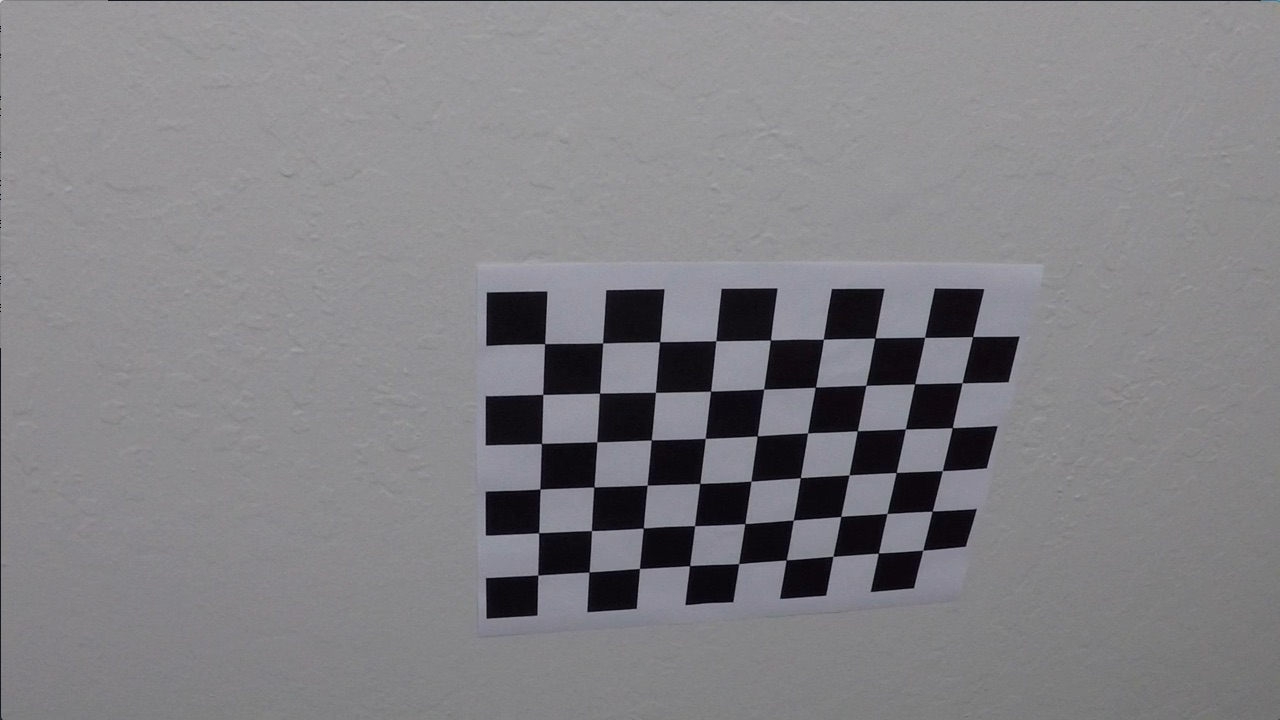
#> input picture camera_cal/calibration10.jpg, 1280 x 720 px; its folder holds only this picture in this run
$ jupyter execute --allow-errors mycode.ipynb   (shell and % lines are left out)   (Python 2 division)   (older library calls are emulated)
#> lines starting #> are read from the running program, lines starting #| are printed output that depends on the picture; after the words box and inside, x2 and y2 are one past the last pixel; in counts of white or black regions, pixels touching at a corner belong together
Camera calibration

[cell 1]
import os
import numpy as np
import cv2
import glob
import matplotlib
import matplotlib.pyplot as plt
import pickle

[cell 2]
corners_found_dir='output_images/couners_found/'

nx = 9
ny = 6

# prepare object points, like (0,0,0), (1,0,0), (2,0,0) ....,(6,5,0)
objp = np.zeros((ny*nx,3), np.float32)
objp[:,:2] = np.mgrid[0:nx, 0:ny].T.reshape(-1,2)

# Arrays to store object points and image points from all the images.
objpoints = [] # 3d points in real world space
imgpoints = [] # 2d points in image plane.

# Make a list of calibration images
images = glob.glob('camera_cal/calibration*.jpg')

# Step through the list and search for chessboard corners
for idx, fname in enumerate(images):
    img = cv2.imread(fname)
#> img is the input picture: shape (720, 1280, 3); mean B, G, R 133.1, 129.4, 130.2
    gray = cv2.cvtColor(img, cv2.COLOR_BGR2GRAY)

    # Find the chessboard corners
    ret, corners = cv2.findChessboardCorners(gray, (nx, ny), None)
#> ret = True; corners = 54 rows, first 8: [545.3, 343.1], [602.7, 342.8], [660.1, 341.3], [715.8, 340.7], [770.6, 340], [823.5, 339.2], [874.3, 338.5], [925.1, 337.4]

    # If found, add object points, image points
    if ret == True:

        objpoints.append(objp)
        imgpoints.append(corners)

        # Draw and display the corners
        image_name = os.path.split(fname)[1]
        cv2.drawChessboardCorners(img, (nx ,ny), corners, ret)
#> img: shape (720, 1280, 3); 1.91% of pixels changed, all inside (x1, y1, x2, y2) = (532, 331, 980, 582)
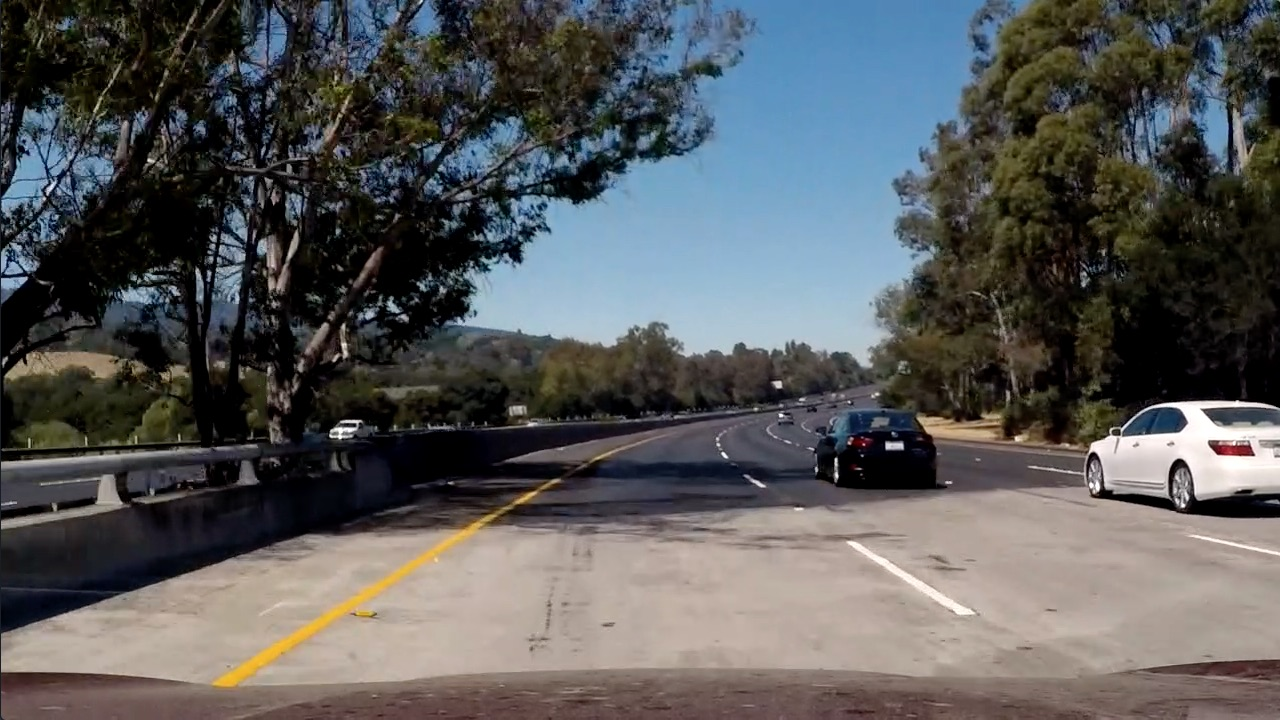
#> input picture test_images/test5.jpg, 1280 x 720 px
#> further down, image is the input picture: shape (720, 1280, 3); mean R, G, B 88.5, 89.3, 89.8
#> (reads camera_dist_pickle.p from the repository)
        write_name = corners_found_dir + image_name
        cv2.imwrite(write_name, img)
        print("Success to find corners:", write_name)

cv2.destroyAllWindows()

[cell 3]
# Save camera distortion
img = cv2.imread('camera_cal/calibration1.jpg')
#> (the rest of this cell did not finish here and is left out)

[cell 4]
def undistort(img, mtx, dist):
    undist_image = cv2.undistort(img, mtx, dist, None, mtx)
    return undist_image

def filter_color_and_gradient(img, s_thresh=(120, 255), sx_thresh=(20, 255), l_thresh=(40,255)):
#> called with s_thresh = (120, 255), sx_thresh = (20, 255), l_thresh = (40, 255)
    img0 = np.copy(img)
    # Convert to HSV color space and separate the V channel
    hsv = cv2.cvtColor(img0, cv2.COLOR_RGB2HLS).astype(np.float)
    l_channel = hsv[:,:,1]
    s_channel = hsv[:,:,2]
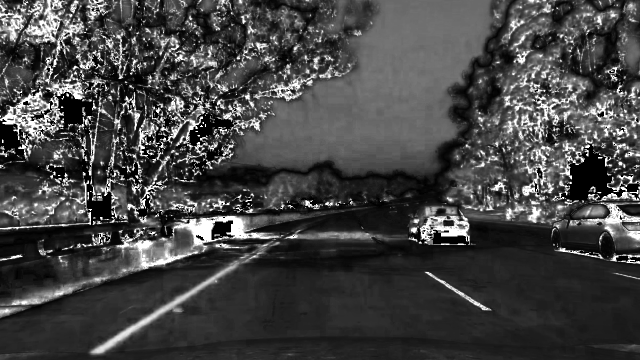
#> s_channel: shape (720, 1280) float64 (shown at 1/2 size); min 0, max 255, mean 68
    # Sobel x
    sobelx = cv2.Sobel(l_channel, cv2.CV_64F, 1, 0) # Take the derivative in x
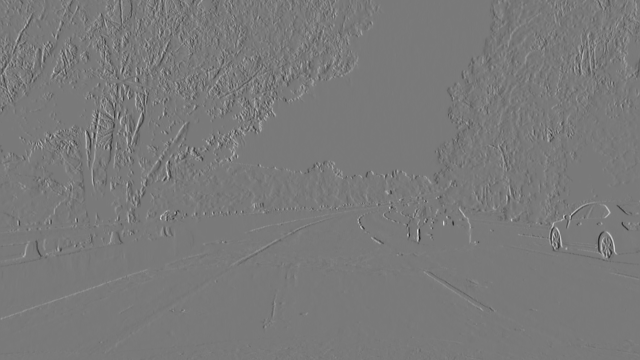
#> sobelx: shape (720, 1280) float64 (shown at 1/2 size); min -784, max 856, mean 0.2; drawn with min black and max white
    abs_sobelx = np.absolute(sobelx) # Absolute x derivative to accentuate lines away from horizontal
    scaled_sobel = np.uint8(255*abs_sobelx/np.max(abs_sobelx))

    # Threshold x gradient
    sxbinary = np.zeros_like(scaled_sobel)
    sxbinary[(scaled_sobel >= sx_thresh[0]) & (scaled_sobel <= sx_thresh[1])] = 1

    # Threshold saturation
    s_binary = np.zeros_like(s_channel)
    s_binary[(s_channel >= s_thresh[0]) & (s_channel <= s_thresh[1])] = 1

    # Threshold lightness
    l_binary = np.zeros_like(l_channel)
    l_binary[(l_channel >= l_thresh[0]) & (l_channel <= l_thresh[1])] = 1

    color_binary = np.dstack(( np.zeros_like(sxbinary) , sxbinary, s_binary))

    binary = np.zeros_like(sxbinary)
    binary[   (s_binary == 1) | (sxbinary==1)] = 1
    #binary = 255*np.dstack((binary,binary,binary)).astype('uint8')

    s_binary0 = np.dstack(( np.zeros_like(sxbinary) , np.zeros_like(sxbinary), s_binary))
    sxbinary0 = np.dstack(( np.zeros_like(sxbinary) , sxbinary, np.zeros_like(s_binary)))
    #s_binary[s_binary == 1] = 1
    #s_binary = 255*np.dstack((s_binary,s_binary,s_binary)).astype('uint8')

    #sxbinary[l_binary == 1] = 1
    #sxbinary = 255*np.dstack((sxbinary,sxbinary,sxbinary)).astype('uint8')

    return sxbinary0, s_binary0, color_binary, binary

test_images = glob.glob('test_images/test5.jpg')

#> (the rest of this cell did not finish here and is left out)

[cell 5]
# Check undistorted images
with open('camera_dist_pickle.p', mode='rb') as f:
    dist_pickle = pickle.load(f)
    mtx = dist_pickle["mtx"]
    dist = dist_pickle["dist"]

undistorted_dir='output_images/undistorted/'

images = glob.glob('camera_cal/calibration*.jpg')
for idx, fname in enumerate(images):
    img = cv2.imread(fname)
    dst = cv2.undistort(img, mtx, dist, None, mtx)
    image_name=os.path.split(fname)[1]
    write_name = undistorted_dir+image_name
    cv2.imwrite(write_name,dst)
    print("Save undistorted image:", write_name)
cv2.destroyAllWindows()

test_images = glob.glob('test_images/*.jpg')

for idx, fname in enumerate(test_images):
    img = cv2.imread(fname)
    dst = undistort(img, mtx, dist)
    image_name=os.path.split(fname)[1]
    write_name = undistorted_dir+image_name
    cv2.imwrite(write_name,dst)
    print("Save undistorted image:", write_name)
cv2.destroyAllWindows()

[cell 6]
def PerspectiveTransformBirdView(img,tobird=True):
    corners = np.float32([[190,720],[589,457],[698,457],[1145,720]])
    new_top_left=np.array([corners[0,0],0])
    new_top_right=np.array([corners[3,0],0])
    offset=[150,0]

    img_size = (img.shape[1], img.shape[0])
    src = np.float32([corners[0],corners[1],corners[2],corners[3]])
    dst = np.float32([corners[0]+offset,new_top_left+offset,new_top_right-offset ,corners[3]-offset])
    if tobird:
        M = cv2.getPerspectiveTransform(src, dst)
    else:
        M = cv2.getPerspectiveTransform(dst,src)
    warped = cv2.warpPerspective(img, M, img_size , flags=cv2.INTER_LINEAR)
    return warped, M, src, dst

def region_of_interest(img):
    """
    Applies an image mask.

    Only keeps the region of the image defined by the polygon
    formed from `vertices`. The rest of the image is set to black.
    """
    shape = img.shape
    vertices = np.array([[(0,0),(shape[1],0),(shape[1],0),(6*shape[1]/7,shape[0]),
                      (shape[1]/7,shape[0]), (0,0)]],dtype=np.int32)

    mask = np.zeros_like(img)

    #defining a 3 channel or 1 channel color to fill the mask with depending on the input image
    if len(img.shape) > 2:
        channel_count = img.shape[2]  # i.e. 3 or 4 depending on your image
        ignore_mask_color = (255,) * channel_count
    else:
        ignore_mask_color = 255

    #filling pixels inside the polygon defined by "vertices" with the fill color
    cv2.fillPoly(mask, vertices, ignore_mask_color)

    #returning the image only where mask pixels are nonzero
    masked_image = cv2.bitwise_and(img, mask)
    return masked_image

[cell 7]
# [58 lines left out: functions get_sliding_window, get_masked_lane_image, not called in this run]

[cell 8]
def find_lines(binary_warped):

    # Identify the x and y positions of all nonzero pixels in the image
    nonzero = binary_warped.nonzero()
    nonzeroy = np.array(nonzero[0])
    nonzerox = np.array(nonzero[1])

    # Create empty lists to receive left and right lane pixel indices
    left_lane_inds = []
    right_lane_inds = []

    # Assuming you have created a warped binary image called "binary_warped"
    # Take a histogram of the bottom half of the image
    histogram = np.sum(binary_warped[binary_warped.shape[0]/2:,:], axis=0)

    # Create an output image to draw on and  visualize the result
    out_img = np.dstack((binary_warped, binary_warped, binary_warped))*255
    # Find the peak of the left and right halves of the histogram
    # These will be the starting point for the left and right lines
    midpoint = np.int(histogram.shape[0]/2)
    leftx_base = np.argmax(histogram[:midpoint])
    rightx_base = np.argmax(histogram[midpoint:]) + midpoint

    # Choose the number of sliding windows
    nwindows = 9
    # Set height of windows
    window_height = np.int(binary_warped.shape[0]/nwindows)
    # Current positions to be updated for each window
    leftx_current = leftx_base
    rightx_current = rightx_base
    # Set the width of the windows +/- margin
    margin = 120
    # Set minimum number of pixels found to recenter window
    minpix = 50


    # Step through the windows one by one
    for window in range(nwindows):
        # Identify window boundaries in x and y (and right and left)
        win_y_low = binary_warped.shape[0] - (window+1)*window_height
        win_y_high = binary_warped.shape[0] - window*window_height
        win_xleft_low = leftx_current - margin
        win_xleft_high = leftx_current + margin
        win_xright_low = rightx_current - margin
        win_xright_high = rightx_current + margin
        # Draw the windows on the visualization image
        cv2.rectangle(out_img,(win_xleft_low,win_y_low),(win_xleft_high,win_y_high),(0,255,0), 3)
        cv2.rectangle(out_img,(win_xright_low,win_y_low),(win_xright_high,win_y_high),(0,255,0), 3)
        # Identify the nonzero pixels in x and y within the window
        good_left_inds = ((nonzeroy >= win_y_low) & (nonzeroy < win_y_high) & (nonzerox >= win_xleft_low) & (nonzerox < win_xleft_high)).nonzero()[0]
        good_right_inds = ((nonzeroy >= win_y_low) & (nonzeroy < win_y_high) & (nonzerox >= win_xright_low) & (nonzerox < win_xright_high)).nonzero()[0]
        # Append these indices to the lists

        left_lane_inds.append(good_left_inds)
        right_lane_inds.append(good_right_inds)
        # If you found > minpix pixels, recenter next window on their mean position
        if len(good_left_inds) > minpix:
            leftx_current = np.int(np.mean(nonzerox[good_left_inds]))
        if len(good_right_inds) > minpix:
            rightx_current = np.int(np.mean(nonzerox[good_right_inds]))

    # Concatenate the arrays of indices
    left_lane_inds = np.concatenate(left_lane_inds)
    right_lane_inds = np.concatenate(right_lane_inds)

    # Extract left and right line pixel positions
    leftx = nonzerox[left_lane_inds]
    lefty = nonzeroy[left_lane_inds]
    rightx = nonzerox[right_lane_inds]
    righty = nonzeroy[right_lane_inds]

    out_img[nonzeroy[left_lane_inds], nonzerox[left_lane_inds]] = [255, 0, 0]
    out_img[nonzeroy[right_lane_inds], nonzerox[right_lane_inds]] = [0, 0, 255]

    return leftx, lefty, rightx, righty, out_img, histogram

[cell 9]
def Measuring_curvature(leftx, lefty):
    # Define conversions in x and y from pixels space to meters
    ym_per_pix = 35.0/720 # meters per pixel in y dimension
    xm_per_pix = 3.7/700 # meters per pixel in x dimension

    lefty = lefty * ym_per_pix
    leftx = leftx * xm_per_pix

    y_eval = np.max(lefty)
    # Fit new polynomials to x,y in world space
    left_fit_cr = np.polyfit(lefty, leftx, 2)
    # Calculate the new radii of curvature
    left_curverad = ((1 + (2*left_fit_cr[0]*y_eval + left_fit_cr[1])**2)**1.5) / np.absolute(2*left_fit_cr[0])
    # Now our radius of curvature is in meters

    # Calculate the line base position
    line_base_pos = left_fit_cr[0]*y_eval**2 + left_fit_cr[1]*y_eval + left_fit_cr[2]
    center_pos = 670 * xm_per_pix
    line_base_pos1 = line_base_pos - center_pos


    print(left_curverad, 'm')
    print(line_base_pos1, 'off centre')
    return left_curverad, line_base_pos1

[cell 10]
from collections import deque

# Define a class to receive the characteristics of each line detection
class Line:
    # [33 lines left out: function __init__, not called in this run]

    def get_fit_lines(self):
            return self.current_fit_xvals, self.fit_yvals

    def get_detect_lines(self):
            return self.allx, self.ally

    # [5 lines left out: function get_last_x_pos, not called in this run]

    def get_best_fit_lines(self):
            return self.best_xvals, self.fit_yvals

    def get_driving_info(self):
            return self.radius_of_curvature, self.line_base_pos

    # [66 lines left out: functions sanity_checks_of_lines, update, not called in this run]

[cell 11]
# Define a class to receive the characteristics of each line detection
class Line0():
    # [21 lines left out: function __init__, not called in this run]

[cell 12]
def project_lane_lines(img,left_fitx,right_fitx,yvals):

    # Create an image to draw the lines on
    color_warp = np.zeros_like(img).astype(np.uint8)

    # Recast the x and y points into usable format for cv2.fillPoly()
    pts_left = np.array([np.transpose(np.vstack([left_fitx, yvals]))])
    pts_right = np.array([np.flipud(np.transpose(np.vstack([right_fitx, yvals])))])
    pts = np.hstack((pts_left, pts_right))

    # Draw the lane onto the warped blank image
    cv2.fillPoly(color_warp, np.int_([pts]), (0,255, 0))
    unwarp,Minv,_,_ = PerspectiveTransformBirdView(img,tobird=False)

    # Warp the blank back to original image space using inverse perspective matrix (Minv)
    newwarp = cv2.warpPerspective(color_warp, Minv, (img.shape[1], img.shape[0]))

    # Combine the result with the original image
    undist = undistort(img, mtx, dist)
    result = cv2.addWeighted(undist, 1, newwarp, 0.3, 0)
    return result

[cell 13]
def save_image(img,path,note):
    image_name = os.path.split(fname)[1]
    write_name = path+'/'+image_name.split('.')[0]+note+'.jpg'
    print(write_name)
    cv2.imwrite(write_name,img)

[cell 14]
def process_image(img):
    global left
    global right
    undist = undistort(img, mtx, dist)
    sxbinary, s_binary, color_binary, binary = filter_color_and_gradient(undist)
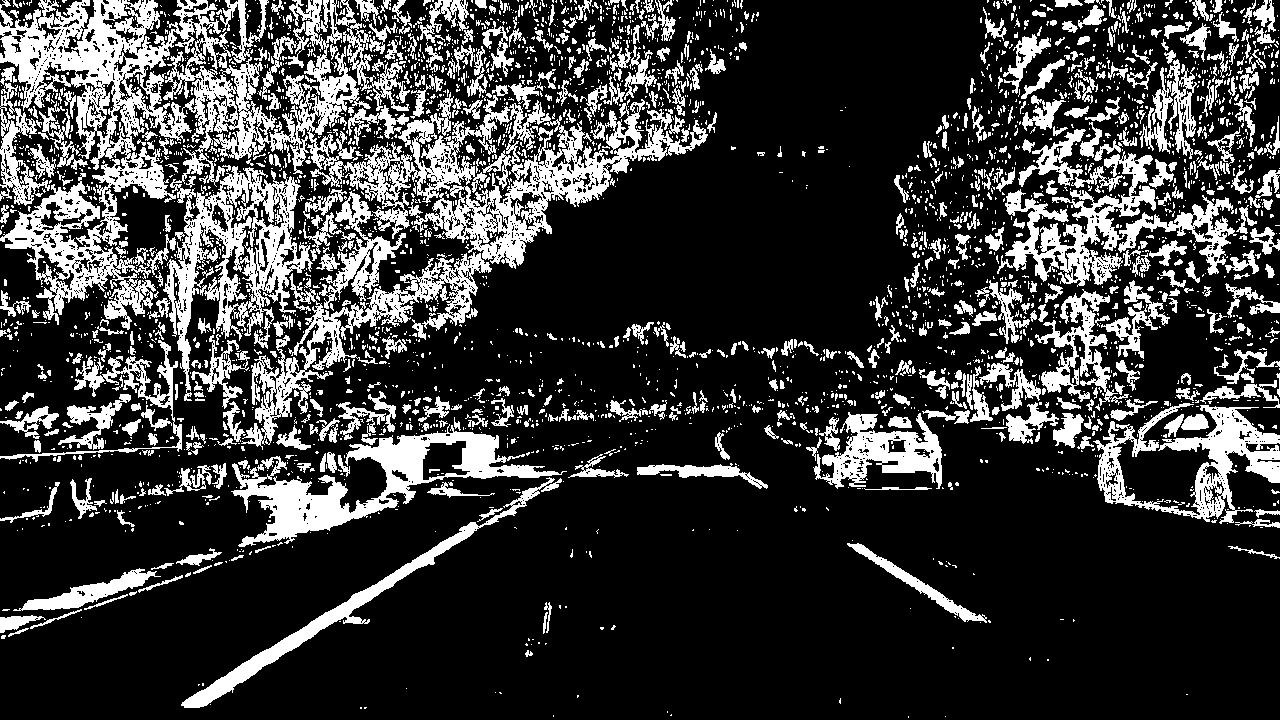
#> binary: shape (720, 1280); values 0 (black) and 1 (white), 22.7% white; 3557 white regions (2902 under 20 px), largest, box (x1, y1, x2, y2) and area: (0, 0, 410, 401) 48305, (310, 92, 708, 269) 18661, (231, 424, 567, 547) 10658
    birdView,_, src, dst = PerspectiveTransformBirdView(binary)
#> (the rest of the program and of its run is left out)
